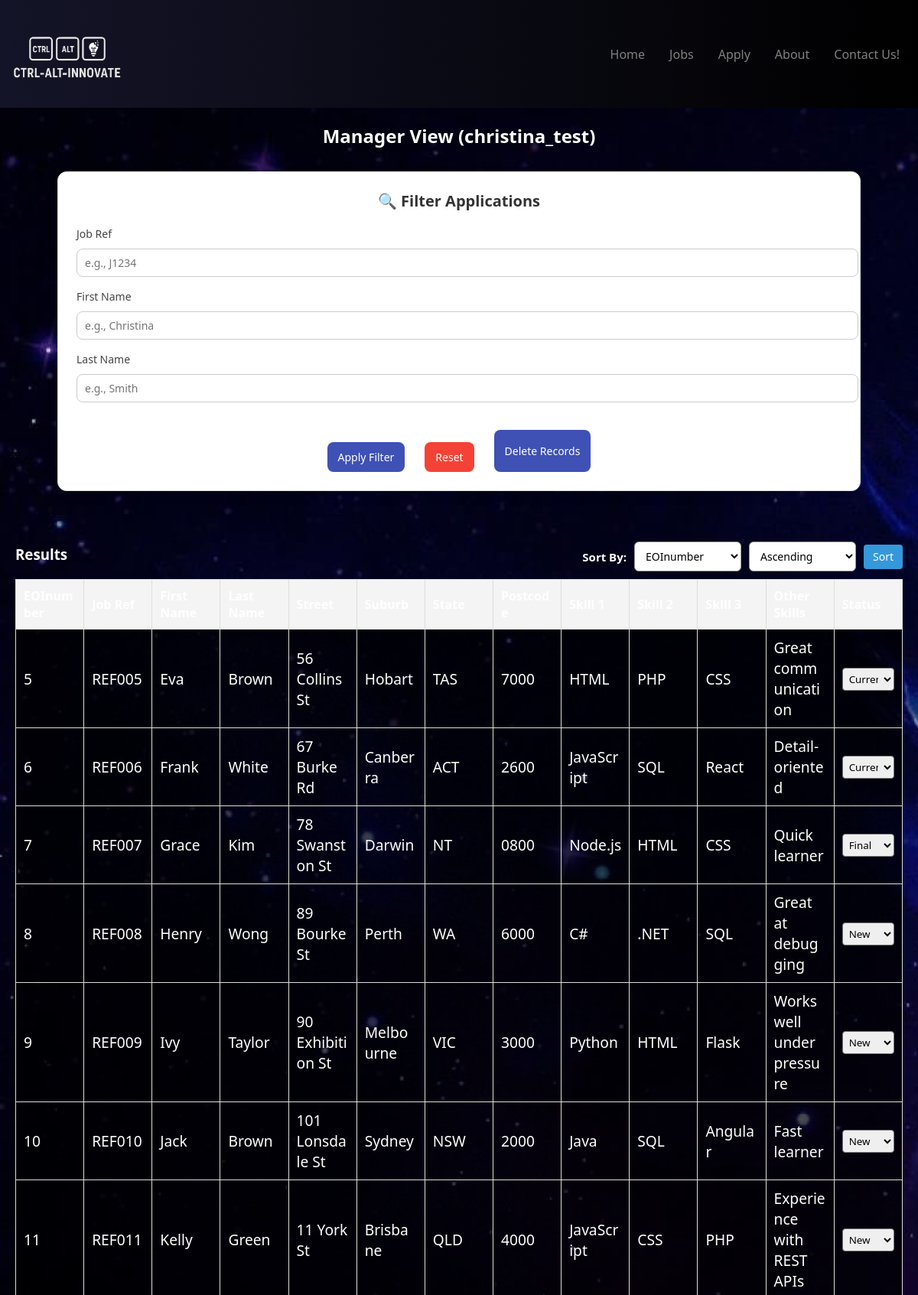
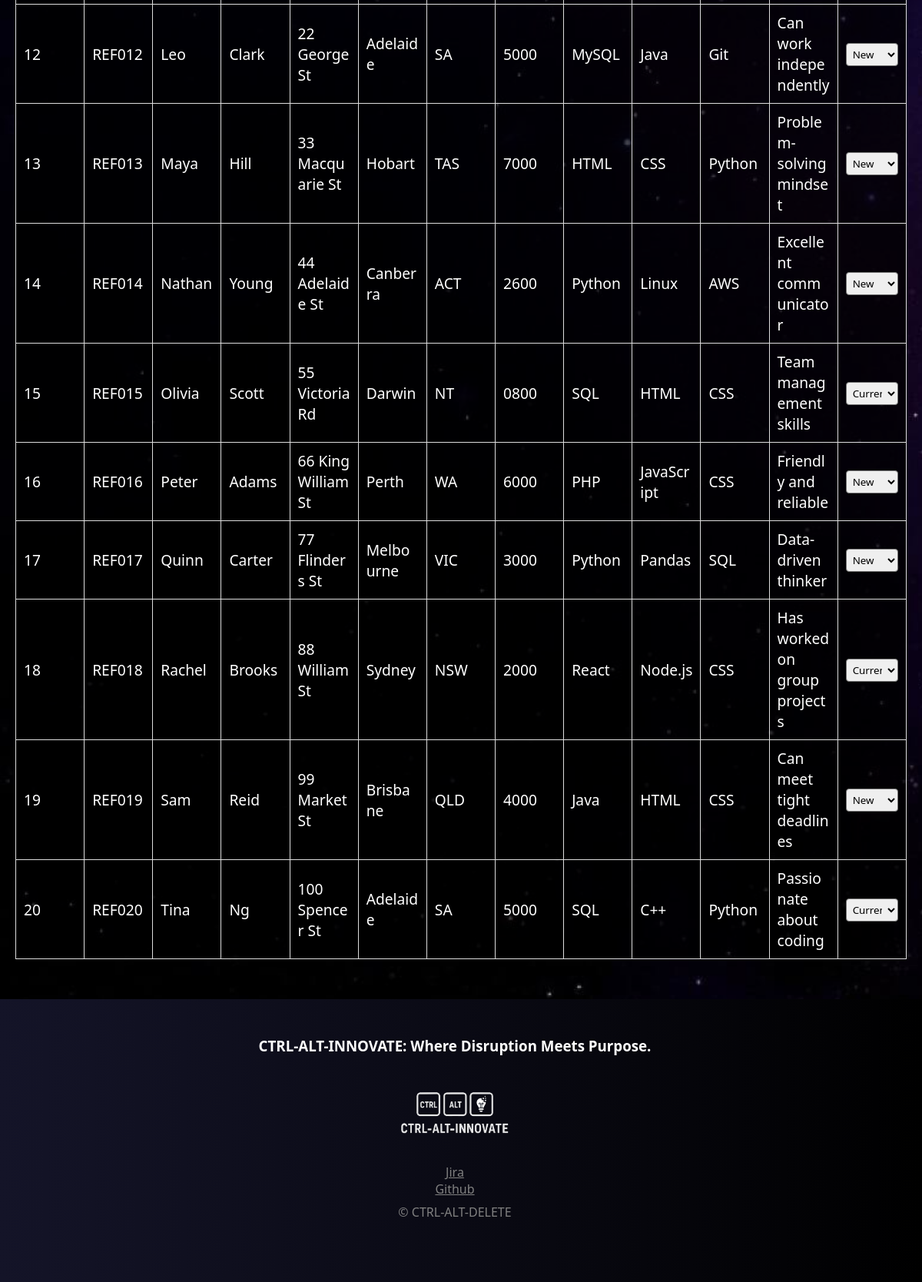
Screenshot of /manage.php (signed in) with the database file from the repository (2 pictures, top to bottom).
### tables this page shows
CREATE TABLE `christina_test` (
  `EOInumber` int(11) NOT NULL,
  `job_reference_number` varchar(10) NOT NULL,
  `first_name` varchar(50) NOT NULL,
  `last_name` varchar(50) NOT NULL,
  `street_address` varchar(100) NOT NULL,
  `suburb` varchar(50) NOT NULL,
  `state` varchar(3) NOT NULL,
  `postcode` varchar(4) NOT NULL,
  `email` varchar(100) NOT NULL,
  `phone` varchar(15) NOT NULL,
  `skill1` varchar(50) NOT NULL,
  `skill2` varchar(50) NOT NULL,
  `skill3` varchar(50) NOT NULL,
  `other_skills` text NOT NULL,
  `status` enum('New','Current','Final') NOT NULL DEFAULT 'New'
);

### manage.php (the view, shortened to what this page needs)
<?php
require_once "settings.php";
$delete_mode = false;
$query = "SELECT * FROM christina_test";
$search_terms = [
    "job_reference_number" => "",
    "first_name" => "",
    "last_name" => "",
];
$status_options = ["New", "Current", "Final"];
$sortable_fields = [
    "EOInumber" => "EOInumber",
    "job_reference_number" => "Job Ref",
    "first_name" => "First Name",
    "last_name" => "Last Name",
    "suburb" => "Suburb",
    "state" => "State",
    "postcode" => "Postcode",
    "status" => "Status"
];
$result = mysqli_query($conn, $query);
?>
<!DOCTYPE html>
<html>
<head>
    <link rel="stylesheet" href="./styles/styles.css">
</head>
<body>
    <?php include 'navbar.inc' ?>
    <div class="manage-page">
        <h2>Manager View (christina_test)</h2>
        <div class="filter-panel">
            <form method="post">
                <h3>🔍 Filter Applications</h3>
                        <fieldset>
                            <div class="form-group">
                                <label for="job_reference_number">Job Ref</label>
                                <input type="text" name="job_reference_number" value="<?= htmlspecialchars($search_terms['job_reference_number']) ?>" placeholder="e.g., J1234">
                            </div>
                            <div class="form-group">
                                <label for="first_name">First Name</label>
                                <input type="text" name="first_name" value="<?= htmlspecialchars($search_terms['first_name']) ?>" placeholder="e.g., Christina">
                            </div>
                            <div class="form-group">
                                <label for="last_name">Last Name</label>
                                <input type="text" name="last_name" value="<?= htmlspecialchars($search_terms['last_name']) ?>" placeholder="e.g., Smith">
                            </div>
                        </fieldset>
                <div class="buttons-row">
                    <input type="submit" value="Apply Filter" class="submit-btn" name="run_query">
                    <input type="submit" value="Reset" class="reset-btn" name="reset_filters">
                    <?php if (!$delete_mode): ?>
                        <button type="submit" name="toggle_delete_mode" value="1" class="submit-btn">
                            Delete Records
                        </button>
                    <?php endif; ?>
                </div>
        </div>
                <br><br>
                <div class="results-header">
                    <h3>Results</h3>
                    <div class="sort-controls">
                        <label for="sort_field"><strong>Sort By:</strong></label>
                        <select name="sort_field" class="sort-dropdown">
                        <?php
                        foreach ($sortable_fields as $field => $label) {
                            $selected = (isset($_POST['sort_field']) && $_POST['sort_field'] == $field) ? "selected" : "";
                            echo "<option value=\"$field\" $selected>$label</option>";
                        }
                        ?>
                        </select>
                        <select name="sort_order" class="sort-dropdown">
                            <option value="ASC" <?= (isset($_POST['sort_order']) && $_POST['sort_order'] == 'ASC') ? 'selected' : '' ?>>Ascending</option>
                        </select>
                        <button type="submit" name="run_query" class="sort-btn">Sort</button>
                    </div>
                </div>
                <?php if ($result && mysqli_num_rows($result) > 0): ?>
                    <table>
                        <tr>
                            <th>EOInumber</th>
                            <th>Job Ref</th>
                            <th>First Name</th>
                            <th>Last Name</th>
                            <th>Street</th>
                            <th>Suburb</th>
                            <th>State</th>
                            <th>Postcode</th>
                            <th>Skill 1</th>
                            <th>Skill 2</th>
                            <th>Skill 3</th>
                            <th>Other Skills</th>
                            <th>Status</th>
                        </tr>
                        <?php while ($row = mysqli_fetch_assoc($result)): ?>
                            <tr>
                                <td><?= htmlspecialchars($row["EOInumber"]) ?></td>
                                <td><?= htmlspecialchars($row["job_reference_number"]) ?></td>
                                <td><?= htmlspecialchars($row["first_name"]) ?></td>
                                <td><?= htmlspecialchars($row["last_name"]) ?></td>
                                <td><?= htmlspecialchars($row["street_address"]) ?></td>
                                <td><?= htmlspecialchars($row["suburb"]) ?></td>
                                <td><?= htmlspecialchars($row["state"]) ?></td>
                                <td><?= htmlspecialchars($row["postcode"]) ?></td>
                                <td><?= htmlspecialchars($row["skill1"]) ?></td>
                                <td><?= htmlspecialchars($row["skill2"]) ?></td>
                                <td><?= htmlspecialchars($row["skill3"]) ?></td>
                                <td><?= htmlspecialchars($row["other_skills"]) ?></td>
                                <td>
                                    <select class="status-dropdown" name="status_update[<?= intval($row["EOInumber"]) ?>]">
                                        <?php foreach ($status_options as $status):
                                            $selected = ($row["status"] === $status) ? "selected" : "";
                                        ?>
                                            <option value="<?= $status ?>" <?= $selected ?>><?= $status ?></option>
                                        <?php endforeach; ?>
                                    </select>
                                </td>
                            </tr>
                        <?php endwhile; ?>
                    </table>
                <?php else: ?>
                    <p>No results found.</p>
                <?php endif; ?>
    </div>
    <?php include 'footer.inc' ?>
</body>
</html>

### navbar.inc
<nav>
    <a class="logo-icon" href="index.php"><img src="images/logo.png" alt="CTRL-ALT-INNOVATE Logo"></a>
    <div class="nav-options">
        <a href="index.php">Home</a>
        <a href="jobs.php">Jobs</a>
        <a href="apply.php">Apply</a>
        <a href="about.php">About</a>
        <a href="mailto:test@test.com">Contact Us!</a>
    </div>
</nav>

### footer.inc
<footer>
<h3>CTRL-ALT-INNOVATE: Where Disruption Meets Purpose.</h3>
<a class="logo-icon" href="index.php"><img src="images/logo.png" alt="CTRL-ALT-INNOVATE Logo"></a>
<div class="footer-links">
    <a href="https://trisdinning.atlassian.net/jira/software/projects/MOR/summary" target="_blank">Jira</a>
    <a href="https://github.com/Dynamicarian/CTRL-ALT-INNOVATE" target="_blank">Github</a>
    <p>&#169; CTRL-ALT-DELETE</p>
</div>
</footer>

### rows the page displays
christina_test: EOInumber "5", job_reference_number "REF005", first_name "Eva", last_name "Brown", street_address "56 Collins St", suburb "Hobart", state "TAS", postcode "7000", skill1 "HTML", skill2 "PHP", skill3 "CSS", other_skills "Great communication", EOInumber "Current"
christina_test: EOInumber "6", job_reference_number "REF006", first_name "Frank", last_name "White", street_address "67 Burke Rd", suburb "Canberra", state "ACT", postcode "2600", skill1 "JavaScript", skill2 "SQL", skill3 "React", other_skills "Detail-oriented", EOInumber "Current"
christina_test: EOInumber "7", job_reference_number "REF007", first_name "Grace", last_name "Kim", street_address "78 Swanston St", suburb "Darwin", state "NT", postcode "0800", skill1 "Node.js", skill2 "HTML", skill3 "CSS", other_skills "Quick learner", EOInumber "Final"
christina_test: EOInumber "8", job_reference_number "REF008", first_name "Henry", last_name "Wong", street_address "89 Bourke St", suburb "Perth", state "WA", postcode "6000", skill1 "C#", skill2 ".NET", skill3 "SQL", other_skills "Great at debugging", EOInumber "New"
christina_test: EOInumber "9", job_reference_number "REF009", first_name "Ivy", last_name "Taylor", street_address "90 Exhibition St", suburb "Melbourne", state "VIC", postcode "3000", skill1 "Python", skill2 "HTML", skill3 "Flask", other_skills "Works well under pressure", EOInumber "New"
christina_test: EOInumber "10", job_reference_number "REF010", first_name "Jack", last_name "Brown", street_address "101 Lonsdale St", suburb "Sydney", state "NSW", postcode "2000", skill1 "Java", skill2 "SQL", skill3 "Angular", other_skills "Fast learner", EOInumber "New"
christina_test: EOInumber "11", job_reference_number "REF011", first_name "Kelly", last_name "Green", street_address "11 York St", suburb "Brisbane", state "QLD", postcode "4000", skill1 "JavaScript", skill2 "CSS", skill3 "PHP", other_skills "Experience with REST APIs", EOInumber "New"
christina_test: EOInumber "12", job_reference_number "REF012", first_name "Leo", last_name "Clark", street_address "22 George St", suburb "Adelaide", state "SA", postcode "5000", skill1 "MySQL", skill2 "Java", skill3 "Git", other_skills "Can work independently", EOInumber "New"
christina_test: EOInumber "13", job_reference_number "REF013", first_name "Maya", last_name "Hill", street_address "33 Macquarie St", suburb "Hobart", state "TAS", postcode "7000", skill1 "HTML", skill2 "CSS", skill3 "Python", other_skills "Problem-solving mindset", EOInumber "New"
christina_test: EOInumber "14", job_reference_number "REF014", first_name "Nathan", last_name "Young", street_address "44 Adelaide St", suburb "Canberra", state "ACT", postcode "2600", skill1 "Python", skill2 "Linux", skill3 "AWS", other_skills "Excellent communicator", EOInumber "New"
christina_test: EOInumber "15", job_reference_number "REF015", first_name "Olivia", last_name "Scott", street_address "55 Victoria Rd", suburb "Darwin", state "NT", postcode "0800", skill1 "SQL", skill2 "HTML", skill3 "CSS", other_skills "Team management skills", EOInumber "Current"
christina_test: EOInumber "16", job_reference_number "REF016", first_name "Peter", last_name "Adams", street_address "66 King William St", suburb "Perth", state "WA", postcode "6000", skill1 "PHP", skill2 "JavaScript", skill3 "CSS", other_skills "Friendly and reliable", EOInumber "New"
christina_test: EOInumber "17", job_reference_number "REF017", first_name "Quinn", last_name "Carter", street_address "77 Flinders St", suburb "Melbourne", state "VIC", postcode "3000", skill1 "Python", skill2 "Pandas", skill3 "SQL", other_skills "Data-driven thinker", EOInumber "New"
christina_test: EOInumber "18", job_reference_number "REF018", first_name "Rachel", last_name "Brooks", street_address "88 William St", suburb "Sydney", state "NSW", postcode "2000", skill1 "React", skill2 "Node.js", skill3 "CSS", other_skills "Has worked on group projects", EOInumber "Current"
christina_test: EOInumber "19", job_reference_number "REF019", first_name "Sam", last_name "Reid", street_address "99 Market St", suburb "Brisbane", state "QLD", postcode "4000", skill1 "Java", skill2 "HTML", skill3 "CSS", other_skills "Can meet tight deadlines", EOInumber "New"
christina_test: EOInumber "20", job_reference_number "REF020", first_name "Tina", last_name "Ng", street_address "100 Spencer St", suburb "Adelaide", state "SA", postcode "5000", skill1 "SQL", skill2 "C++", skill3 "Python", other_skills "Passionate about coding", EOInumber "Current"

### other values shown
form field sort_field "EOInumber"
